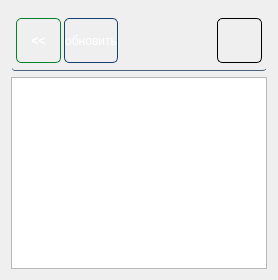
      <widget class="QWidget" name="filetab">
       <attribute name="title">
        <string>файлы</string>
       </attribute>
       <layout class="QGridLayout" name="gridLayout_3">
        <item row="2" column="0">
         <widget class="QTableView" name="tableView">
          <property name="sortingEnabled">
           <bool>true</bool>
          </property>
         </widget>
        </item>
        <item row="1" column="0">
         <widget class="QFrame" name="frame_4">
          <property name="minimumSize">
           <size>
            <width>70</width>
            <height>60</height>
           </size>
          </property>
          <property name="maximumSize">
           <size>
            <width>16777215</width>
            <height>60</height>
           </size>
          </property>
          <property name="styleSheet">
           <string notr="true"> QFrame {
border-radius: 4px;
border:none;
background-color: qlineargradient(spread:pad, x1:0.488, y1:0, x2:0.497, y2:1,
stop:0 rgba(210, 216, 223, 255), 
stop:1 rgba(146, 165, 186, 255));
border-bottom:1px solid rgb(79,101,125);
 }</string>
          </property>
          <property name="frameShape">
           <enum>QFrame::StyledPanel</enum>
          </property>
          <property name="frameShadow">
           <enum>QFrame::Raised</enum>
          </property>
          <layout class="QGridLayout" name="gridLayout_5">
           <property name="sizeConstraint">
            <enum>QLayout::SetDefaultConstraint</enum>
           </property>
           <property name="leftMargin">
            <number>5</number>
           </property>
           <property name="topMargin">
            <number>0</number>
           </property>
           <property name="rightMargin">
            <number>5</number>
           </property>
           <property name="bottomMargin">
            <number>0</number>
           </property>
           <property name="horizontalSpacing">
            <number>3</number>
           </property>
           <item row="0" column="3">
            <spacer name="horizontalSpacer_4">
             <property name="orientation">
              <enum>Qt::Horizontal</enum>
             </property>
             <property name="sizeHint" stdset="0">
              <size>
               <width>40</width>
               <height>20</height>
              </size>
             </property>
            </spacer>
           </item>
           <item row="0" column="2">
            <widget class="QPushButton" name="pushButton_5">
             <property name="sizePolicy">
              <sizepolicy hsizetype="Minimum" vsizetype="Minimum">
               <horstretch>0</horstretch>
               <verstretch>0</verstretch>
              </sizepolicy>
             </property>
             <property name="minimumSize">
              <size>
               <width>45</width>
               <height>45</height>
              </size>
             </property>
             <property name="maximumSize">
              <size>
               <width>500</width>
               <height>45</height>
              </size>
             </property>
             <property name="styleSheet">
              <string notr="true">QPushButton {
border: 1px solid rgb(22,63,116);
border-radius: 5px;
background: qlineargradient(x1: 0, y1: 0, x2: 0, y2: 1,
stop: 0 rgb(94,204,239), stop: 0.4 rgb(12,89,156),
stop: 0.5 rgb(12,89,156), stop: 1.0 rgb(67,136,184));
color:#FFFFFF;
}

QPushButton:hover:pressed {
background: qlineargradient(x1: 0, y1: 0, x2: 0, y2: 1,
stop: 0 rgb(64,174,209), stop: 0.4 rgb(2,79,146),
stop: 0.5 rgb(2,79,146), stop: 1.0 rgb(47,116,164));
}

QPushButton:hover{
background: qlineargradient(x1: 0, y1: 0, x2: 0, y2: 1,
stop: 0 rgb(84,194,229), stop: 0.4 rgb(22,99,166),
stop: 0.5 rgb(22,99,166), stop: 1.0 rgb(107,176,224));
}
</string>
             </property>
             <property name="text">
              <string>обновить</string>
             </property>
            </widget>
           </item>
           <item row="0" column="4">
            <widget class="QPushButton" name="gohomefsbtn">
             <property name="minimumSize">
              <size>
               <width>45</width>
               <height>45</height>
              </size>
             </property>
             <property name="maximumSize">
              <size>
               <width>45</width>
               <height>45</height>
              </size>
             </property>
             <property name="styleSheet">
              <string notr="true"> QPushButton {
    border: 1px solid #000000;
    border-radius: 5px;
    background-color: qlineargradient(x1: 0, y1: 0, x2: 0, y2: 1,
                                   stop: 0 #dedede, stop: 0.5 #434343,
                                   stop: 0.51 #000000, stop: 1 #656a6d);
    color: #FFFFFF;
    font: bold 14px;
}

QPushButton:pressed {
    background-color: qlineargradient(x1: 0, y1: 0, x2: 0, y2: 1,
                                   stop: 0 #cfcccc, stop: 0.5 #333232,
                                   stop: 0.51 #000000, stop: 1 #585c5f);
    color: #00CC00;
}

QPushButton:flat {
    border: none;
}

 QToolButton {
    border: 1px solid #000000;
    border-radius: 3px;
    background-color: qlineargradient(x1: 0, y1: 0, x2: 0, y2: 1,
                                   stop: 0 #dedede, stop: 0.5 #434343,
                                   stop: 0.51 #000000, stop: 1 #656a6d);
    color: #FFFFFF;
    font: bold 14px;
}

QToolButton:pressed {
    background-color: qlineargradient(x1: 0, y1: 0, x2: 0, y2: 1,
                                   stop: 0 #cfcccc, stop: 0.5 #333232,
                                   stop: 0.51 #000000, stop: 1 #585c5f);
    color: #00CC00;
}

QToolButton:flat {
    border: none;
}</string>
             </property>
             <property name="text">
              <string/>
             </property>
             <property name="icon">
              <iconset resource="res.qrc">
               <normaloff>:/img/domik.gif</normaloff>:/img/domik.gif</iconset>
             </property>
             <property name="iconSize">
              <size>
               <width>35</width>
               <height>35</height>
              </size>
             </property>
            </widget>
           </item>
           <item row="0" column="1">
            <widget class="QPushButton" name="gofsupbtn">
             <property name="minimumSize">
              <size>
               <width>45</width>
               <height>45</height>
              </size>
             </property>
             <property name="styleSheet">
              <string notr="true">QPushButton {
border: 1px solid #058129;
border-radius: 5px;
background-color: qlineargradient(x1: 0, y1: 0, x2: 0, y2: 1,
stop: 0 #83D799, stop: 0.4 #279543,
stop: 0.5 #21833D, stop: 1.0 #68C783);
color:#FFFFFF;
font: bold;
}

QPushButton:hover{
background-color: qlineargradient(x1: 0, y1: 0, x2: 0, y2: 1,
stop: 0 #8BE1A1, stop: 0.4 #2EAA4D,
stop: 0.5 #018E29, stop: 1.0 #2DC95A);
}

QPushButton:hover:pressed {
background-color: qlineargradient(x1: 0, y1: 0, x2: 0, y2: 1,
stop: 0 #5BB473, stop: 0.4 #1A8235,
stop: 0.5 #007120, stop: 1.0 #15A63F);
}
</string>
             </property>
             <property name="text">
              <string>&lt;&lt;</string>
             </property>
             <property name="iconSize">
              <size>
               <width>35</width>
               <height>35</height>
              </size>
             </property>
            </widget>
           </item>
          </layout>
         </widget>
        </item>
       </layout>
      </widget>
